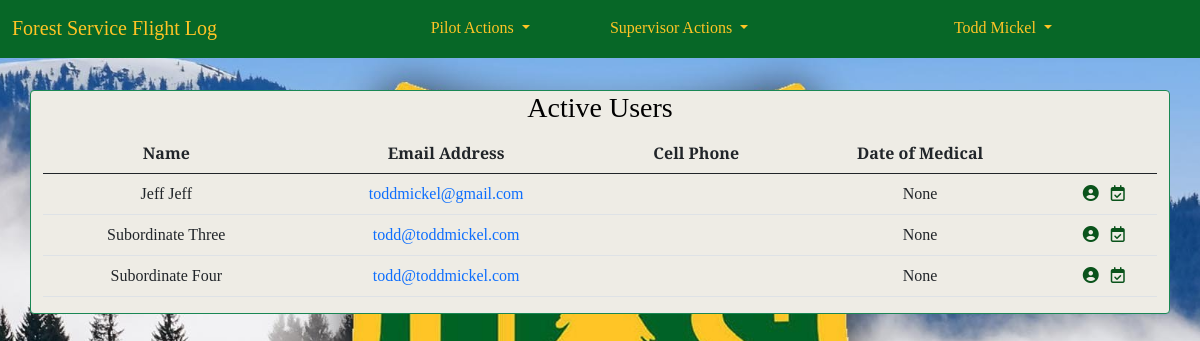
Before: /pilot_currency/board/ (signed in) with the older database file.
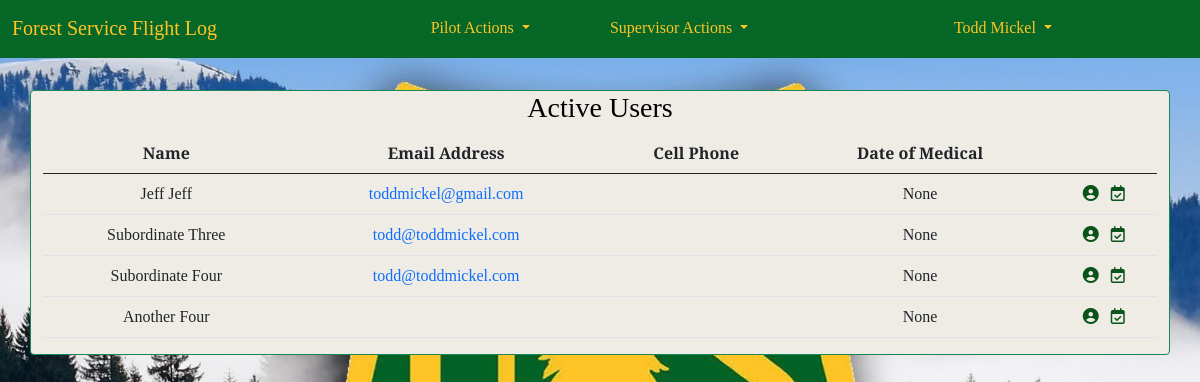
After: the same page with the newer database file.
### accounts/models.py (models this page shows, shortened)
class CustomUser(AbstractUser):
    REGION_CHOICES = [
        ('1', '1 - Northern'),
        ('2', '2 - Rocky Mountain'),
        ('3', '3 - Southwestern'),
        ('4', '4 - Intermountain'),
        ('5', '5 - Pacific Southwest'),
        ('6', '6 - Pacific Northwest'),
        ('8', '8 - Southern'),
        ('9', '9 - Eastern'),
        ('10', '10 - Alaska'),
        ('WO', 'Washington Office'),
    ]
    region = models.CharField(
        max_length=4,
        choices=REGION_CHOICES,
        default='WO',
        null=False,
        blank=False
        )
    base = models.CharField(max_length=20, blank=True)
    office_phone = models.CharField(max_length=12, blank=True)
    cell_phone = models.CharField(max_length=12, blank=True)
    date_of_hire = models.DateField(null=True, blank=True)
    pilot_cert_number = models.CharField(max_length=20, blank=True)
    atp = models.BooleanField(default=False)
    cfi = models.BooleanField(default=False)
    cfii = models.BooleanField(default=False)
    mei = models.BooleanField(default=False)
    commercial_rating = models.BooleanField(default=False)
    medical_class = models.IntegerField(null=True, blank=True)
    date_of_medical = models.DateField(null=True, blank=True)
    user_supervisor = models.ForeignKey(
        'self',
        on_delete=models.PROTECT,
        limit_choices_to={'is_supervisor': True},
        blank=False,
        null=True,
        default=5
        )
    is_supervisor = models.BooleanField(default=False)
    is_captain = models.BooleanField(default=False)
    smokejumper_msn_eval_date = models.DateField(null=True, blank=True)
    equipment_eval_date = models.DateField(null=True, blank=True)
    order = ('username',)
    USERNAME_FIELD = 'username'
    REQUIRED_FIELDS = []

### pilot_currency/views.py (the view)
# urls.py: path('board/', CurrencyBoardView.as_view(), name='currency_board'),
class CurrencyBoardView(LoginRequiredMixin, ListView):
    template_name = 'currency_board.html'
    model = CustomUser
    def get_queryset(self):
        qs = super().get_queryset()
        return qs.filter(user_supervisor=self.request.user.id)
    def get_context_data(self, **kwargs):
        context = super().get_context_data(**kwargs)
        try:
            context['active_users'] = self.object_list.filter(is_active=True)
        except:
            context['active_users'] = None
        try:
            context['inactive_users'] = self.object_list.filter(is_active=False)
        except:
            context['inactive_users'] = None
        return context

### templates/currency_board.html (shortened to what this page needs)
{% extends 'base.html' %}
{% load crispy_forms_tags %}
{% block content %}
<div class="container border border-success rounded">
    {% if active_users %}
    <h3>Active Users</h3>
    <table class="table table-hover">
        <thead>
            <tr>
                <th scope="col">Name</th>
                <th scope="col">Email Address</th>
                <th scope="col">Cell Phone</th>
                <th scope="col">Date of Medical</th>
                <th scope="col"></th>
            </tr>
        </thead>
        <tbody>
            {% for pilot in active_users %}
                <tr>
                    <td>{{ pilot.first_name }} {{pilot.last_name }}</td>
                    <td><a href="mailto:{{ pilot.email }}">{{ pilot.email }}</a></td>
                    <td>{{ pilot.cell_phone }}</td>
                    <td>{{ pilot.date_of_medical }}</td>
                    <td>
                        <a href="{% url 'profile' pilot.id %}" title="Edit profile">
                            <i class="fas fa-user-circle"></i>
                        </a>
                        <a href="{% url 'currency_detail' pilot.id %}" title="View Currency">
                            <i class="far fa-calendar-check"></i>
                        </a>
                    </td>
                </tr>
            {% endfor %}
        </tbody>
    </table>
    {% endif %}
</div>
{% endblock content %}

### templates/base.html (shortened to what this page needs)
{% load static %}
{% load crispy_forms_tags %}
<!DOCTYPE html>
<html>
    <head>
        <link href="https://cdn.jsdelivr.net/npm/bootstrap@5.1.0/dist/css/bootstrap.min.css" rel="stylesheet"
>
        <link rel="stylesheet" type="text/css"
        href="https://stackpath.bootstrapcdn.com/font-awesome/4.7.0/css/font-awesome.min.css"/>
        <link
            href="{% static 'css/base.css' %}"
            rel="stylesheet">
    </head>
    <body>
        <nav class="navbar navbar-expand-lg navbar-nb2">
            <div class="container-fluid">
                <a class="navbar-brand" href="{% url 'home' %}">Forest Service Flight Log</a>
                <div class="collapse navbar-collapse" id="navbarSupportedContent">
                {% if user.is_authenticated %}
                    <ul class="navbar-nav mx-auto mb-2 mb-lg-0">
                        <li class="nav-item dropdown">
                            <a class="nav-link active dropdown-toggle pa_1" href="#" id="navbarDropdown" role="button" data-bs-toggle="dropdown">
                                Pilot Actions
                            </a>
                        </li>
                        {% if user.is_supervisor %}
                        <li class="nav-item dropdown">
                            <a class="nav-link active dropdown-toggle pa_1" href="#" id="SupDropdown" role="button" data-bs-toggle="dropdown">
                                Supervisor Actions
                            </a>
                        </li>
                        {% endif %}
                    </ul>
                    <ul class="navbar-nav flex-row-reverse">
                        <li class="nav-item dropdown">
                            <a class="nav-link active dropdown-toggle pw_1" href="#" id="profileDropdown" role="button" data-bs-toggle="dropdown">
                                {{ user.get_full_name }}
                            </a>
                        </li>
                    </ul>
                    {% endif %}
                </div>
            </div>
        </nav>
        {% block content %}
        {% endblock content %}
    </body>
</html>

### static/css/base.css (style rules this page uses)
:root { --background: #eeece5; --brown_primary: #2e1e12; --brown_darker: #261f1b; --brown_darkest: #212121; --green_primary: #076727; --green_darkest: #073d11; --green_dark: #0a531b; --blue: #9bdaf1; --light_blue: #e1f3f8; --red_secondary: #e31c3d; --red_darkest: #981b1e; --red_dark: #cd2026; --red_light: #e59393; --red_lightest: #f9dede; --fs_gold: #ffc425; }
body { font-family: 'Playfair Display', serif; background: var(--background) url("/static/img/sf_logo4.jpg") no-repeat; background-size: cover; background-position: center center; background-repeat: no-repeat; background-attachment: fixed; background-size: cover; color: black; }
a { text-decoration: none; }
.fas, .far { color: var(--green_dark); text-decoration: none }
.navbar { background-color: var(--green_primary); border-bottom: 2px solid var(--green_primary); margin-bottom: 2rem; display: flex; }
.navbar-brand { color:var(--fs_gold); }
.pa_1 { color:var(--fs_gold); }
.pw_1 { color: var(--fs_gold); margin-right: 8rem; }
.container { text-align: center; background-color: var(--background); }
@media only screen and (min-width: 768px) { body { width:auto; margin-left:auto; margin-right:auto; } }
@media only screen and (min-width: 600px) { body { display: 50%; } }

Changed rows visible on the page:
added CustomUser: first_name "Another", last_name "Four", date_of_medical "None"
